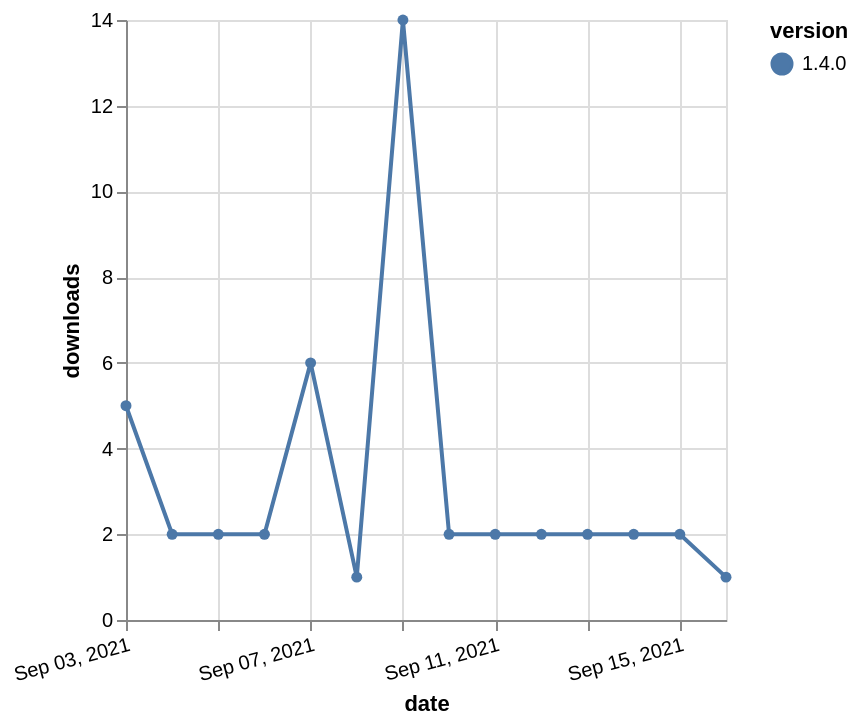

Write the Vega-Lite specification saved for this chart.
### Vega-Lite specification from a JSON file in a GitHub repository (floating-point values rounded to 4 significant figures)
{"$schema": "https://vega.github.io/schema/vega-lite/v5.json", "description": "A simple bar chart with embedded data.", "data": {"values": [{"date": "2021-09-03", "total": 5773, "delta": 5, "version": "1.4.0"}, {"date": "2021-09-04", "total": 5775, "delta": 2, "version": "1.4.0"}, {"date": "2021-09-05", "total": 5777, "delta": 2, "version": "1.4.0"}, {"date": "2021-09-06", "total": 5779, "delta": 2, "version": "1.4.0"}, {"date": "2021-09-07", "total": 5785, "delta": 6, "version": "1.4.0"}, {"date": "2021-09-08", "total": 5786, "delta": 1, "version": "1.4.0"}, {"date": "2021-09-09", "total": 5800, "delta": 14, "version": "1.4.0"}, {"date": "2021-09-10", "total": 5802, "delta": 2, "version": "1.4.0"}, {"date": "2021-09-11", "total": 5804, "delta": 2, "version": "1.4.0"}, {"date": "2021-09-12", "total": 5806, "delta": 2, "version": "1.4.0"}, {"date": "2021-09-13", "total": 5808, "delta": 2, "version": "1.4.0"}, {"date": "2021-09-14", "total": 5810, "delta": 2, "version": "1.4.0"}, {"date": "2021-09-15", "total": 5812, "delta": 2, "version": "1.4.0"}, {"date": "2021-09-16", "total": 5813, "delta": 1, "version": "1.4.0"}]}, "width": "container", "mark": {"type": "line", "point": {"filled": true}}, "encoding": {"x": {"field": "date", "type": "temporal", "timeUnit": "yearmonthdate", "title": "date", "axis": {"labelAngle": -15}}, "y": {"field": "delta", "type": "quantitative", "title": "downloads"}, "color": {"field": "version", "type": "nominal"}, "tooltip": {"field": "delta"}}}
